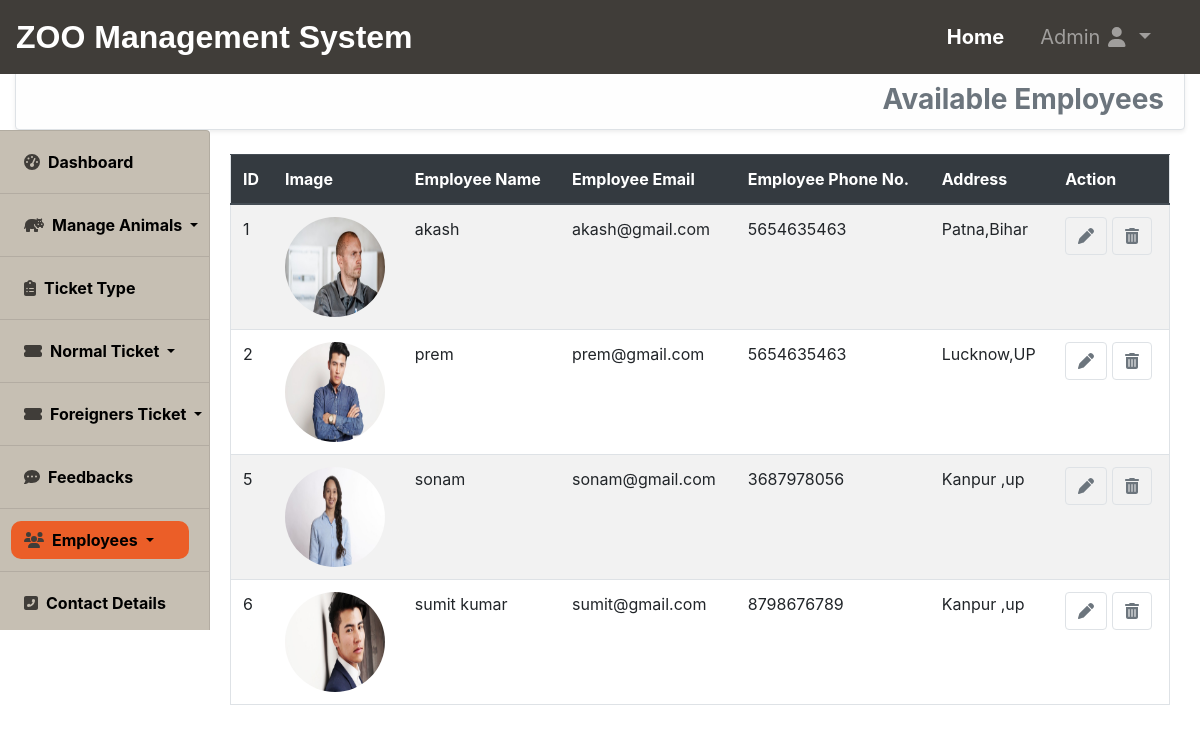
The page /adminuser/availableemployees/ (signed in) on the database its author committed.
### adminuser/models.py (models this page shows)
class Employeesmodel(models.Model):
    name=models.CharField(max_length=255)
    email=models.EmailField()
    phone=models.IntegerField()
    address=models.TextField()
    image=models.FileField()

### adminuser/views.py (the view)
# urls.py: path('availableemployees/',views.show_available_employees,name="availableemployees"),
def show_available_employees(request):
    if request.user.is_authenticated:
        page='Available Employees'
        employees=Employeesmodel.objects.all()
        return render(request,'adminuser/availableemployees.html',{'page':page,'employees':employees})
    else:
        return HttpResponseRedirect('/adminuser/adminlogin/')

### adminuser/templates/adminuser/availableemployees.html (shortened to what this page needs)
{% extends 'core/base.html' %}
{% load static %}
{% block navigationbar %}
    {% include 'core/navbar.html' %}
{% endblock navigationbar %}
{% block content %}
    <div class="container-fluid" style="margin-top:70px;">
    <h3 class="text-secondary font-weight-bold  text-right alert alert-light border shadow-sm" style="z-index:0;">{{page}}</h3>
        <div class="row">
            {% include 'adminuser/sidebar.html' %}
            <div class="col-sm-12 col-md-9 col-lg-10 offset-md-2 margin-main">
                <div class="container-fluid">
                    <div class="row">
                        <div class="col-md-12 offset-md-2 offset-lg-0 mt-2 ">
                            <table class="table table-striped border">
                                <thead class="thead-dark">
                                    <tr>
                                        <th>ID</th>
                                        <th>Image</th>
                                        <th>Employee Name</th>
                                        <th>Employee Email</th>
                                        <th>Employee Phone No.</th>
                                        <th>Address</th>
                                        <th>Action</th>
                                    </tr>
                                </thead>
                                <tbody>
                                    {% for employee in employees %}
                                        <tr>
                                            <td>{{employee.id}}</td>
                                            <td><img src="{{employee.image.url}}" class="rounded-circle" width="100px" height="100px"></td>
                                            <td>{{employee.name}}</td>
                                            <td>{{employee.email}}</td>
                                            <td>{{employee.phone}}</td>
                                            <td>{{employee.address}}</td>
                                            <td>
                                            <a href="{% url 'updateemployee' employee.id %}" class="btn border"><i class="fas fa-pen text-secondary"></i></a>
                                            <a href="{% url 'deleteemployee' employee.id %}" class="btn border"><i class="fas fa-trash-alt text-secondary"></i></a>
                                            </td>
                                        </tr>
                                    {% endfor %}
                                </tbody>
                            </table>
                        </div>
                    </div>
                </div>
            </div>
        </div>
    </div>
{% endblock content %}

### rows shown on the page
Employeesmodel: id "1", image (picture), name "akash", email "akash@gmail.com", phone "5654635463", address "Patna,Bihar"
Employeesmodel: id "2", image (picture), name "prem", email "prem@gmail.com", phone "5654635463", address "Lucknow,UP"
Employeesmodel: id "5", image (picture), name "sonam", email "sonam@gmail.com", phone "3687978056", address "Kanpur ,up"
Employeesmodel: id "6", image (picture), name "sumit kumar", email "sumit@gmail.com", phone "8798676789", address "Kanpur ,up"

### other values the page prints
{{ page }} "Available Employees"
